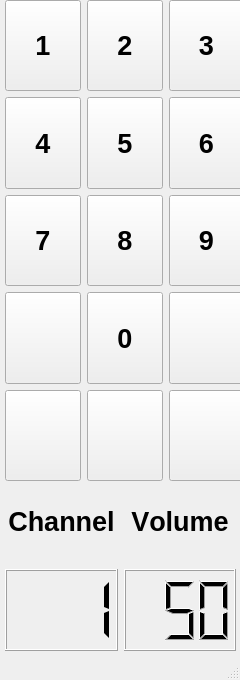
<?xml version="1.0" encoding="UTF-8"?>
<ui version="4.0">
 <class>MainWindow</class>
 <widget class="QMainWindow" name="MainWindow">
  <property name="geometry">
   <rect>
    <x>0</x>
    <y>0</y>
    <width>240</width>
    <height>680</height>
   </rect>
  </property>
  <property name="sizePolicy">
   <sizepolicy hsizetype="Fixed" vsizetype="Fixed">
    <horstretch>240</horstretch>
    <verstretch>68</verstretch>
   </sizepolicy>
  </property>
  <property name="minimumSize">
   <size>
    <width>240</width>
    <height>680</height>
   </size>
  </property>
  <property name="maximumSize">
   <size>
    <width>240</width>
    <height>680</height>
   </size>
  </property>
  <property name="font">
   <font>
    <kerning>false</kerning>
   </font>
  </property>
  <property name="windowTitle">
   <string>Remote Control</string>
  </property>
  <property name="windowIcon">
   <iconset>
    <normaloff>png/speakers.png</normaloff>png/speakers.png</iconset>
  </property>
  <property name="toolButtonStyle">
   <enum>Qt::ToolButtonTextBesideIcon</enum>
  </property>
  <widget class="QWidget" name="centralwidget">
   <property name="font">
    <font>
     <pointsize>20</pointsize>
     <weight>75</weight>
     <bold>true</bold>
     <kerning>false</kerning>
    </font>
   </property>
   <widget class="QWidget" name="gridLayoutWidget">
    <property name="geometry">
     <rect>
      <x>5</x>
      <y>480</y>
      <width>231</width>
      <height>171</height>
     </rect>
    </property>
    <layout class="QGridLayout" name="gridLayoutLCD">
     <item row="1" column="1">
      <widget class="QLCDNumber" name="lcdVol">
       <property name="sizePolicy">
        <sizepolicy hsizetype="Minimum" vsizetype="Expanding">
         <horstretch>0</horstretch>
         <verstretch>0</verstretch>
        </sizepolicy>
       </property>
       <property name="digitCount">
        <number>3</number>
       </property>
       <property name="intValue" stdset="0">
        <number>50</number>
       </property>
      </widget>
     </item>
     <item row="0" column="1">
      <widget class="QLabel" name="labelVolume">
       <property name="sizePolicy">
        <sizepolicy hsizetype="Preferred" vsizetype="Expanding">
         <horstretch>0</horstretch>
         <verstretch>0</verstretch>
        </sizepolicy>
       </property>
       <property name="text">
        <string>Volume</string>
       </property>
       <property name="alignment">
        <set>Qt::AlignCenter</set>
       </property>
      </widget>
     </item>
     <item row="1" column="0">
      <widget class="QLCDNumber" name="lcdChannel">
       <property name="sizePolicy">
        <sizepolicy hsizetype="Minimum" vsizetype="Expanding">
         <horstretch>0</horstretch>
         <verstretch>0</verstretch>
        </sizepolicy>
       </property>
       <property name="smallDecimalPoint">
        <bool>false</bool>
       </property>
       <property name="digitCount">
        <number>3</number>
       </property>
       <property name="segmentStyle">
        <enum>QLCDNumber::Flat</enum>
       </property>
       <property name="intValue" stdset="0">
        <number>1</number>
       </property>
      </widget>
     </item>
     <item row="0" column="0">
      <widget class="QLabel" name="Channel">
       <property name="sizePolicy">
        <sizepolicy hsizetype="Preferred" vsizetype="Expanding">
         <horstretch>0</horstretch>
         <verstretch>0</verstretch>
        </sizepolicy>
       </property>
       <property name="text">
        <string>Channel</string>
       </property>
       <property name="alignment">
        <set>Qt::AlignCenter</set>
       </property>
      </widget>
     </item>
    </layout>
   </widget>
   <widget class="QWidget" name="gridLayoutWidget_2">
    <property name="geometry">
     <rect>
      <x>5</x>
      <y>0</y>
      <width>239</width>
      <height>481</height>
     </rect>
    </property>
    <layout class="QGridLayout" name="gridLayout0_9">
     <item row="10" column="1">
      <widget class="QPushButton" name="button8">
       <property name="sizePolicy">
        <sizepolicy hsizetype="Minimum" vsizetype="Expanding">
         <horstretch>0</horstretch>
         <verstretch>0</verstretch>
        </sizepolicy>
       </property>
       <property name="text">
        <string>8</string>
       </property>
      </widget>
     </item>
     <item row="10" column="2">
      <widget class="QPushButton" name="button9">
       <property name="sizePolicy">
        <sizepolicy hsizetype="Minimum" vsizetype="Expanding">
         <horstretch>0</horstretch>
         <verstretch>0</verstretch>
        </sizepolicy>
       </property>
       <property name="text">
        <string>9</string>
       </property>
      </widget>
     </item>
     <item row="11" column="1">
      <widget class="QPushButton" name="button0">
       <property name="sizePolicy">
        <sizepolicy hsizetype="Minimum" vsizetype="Expanding">
         <horstretch>0</horstretch>
         <verstretch>0</verstretch>
        </sizepolicy>
       </property>
       <property name="text">
        <string>0</string>
       </property>
       <property name="iconSize">
        <size>
         <width>60</width>
         <height>60</height>
        </size>
       </property>
       <property name="default">
        <bool>false</bool>
       </property>
       <property name="flat">
        <bool>false</bool>
       </property>
      </widget>
     </item>
     <item row="0" column="1">
      <widget class="QPushButton" name="button2">
       <property name="sizePolicy">
        <sizepolicy hsizetype="Minimum" vsizetype="Expanding">
         <horstretch>0</horstretch>
         <verstretch>0</verstretch>
        </sizepolicy>
       </property>
       <property name="text">
        <string>2</string>
       </property>
      </widget>
     </item>
     <item row="10" column="0">
      <widget class="QPushButton" name="button7">
       <property name="sizePolicy">
        <sizepolicy hsizetype="Minimum" vsizetype="Expanding">
         <horstretch>0</horstretch>
         <verstretch>0</verstretch>
        </sizepolicy>
       </property>
       <property name="text">
        <string>7</string>
       </property>
      </widget>
     </item>
     <item row="0" column="0">
      <widget class="QPushButton" name="button1">
       <property name="sizePolicy">
        <sizepolicy hsizetype="Expanding" vsizetype="Minimum">
         <horstretch>0</horstretch>
         <verstretch>0</verstretch>
        </sizepolicy>
       </property>
       <property name="text">
        <string>1</string>
       </property>
      </widget>
     </item>
     <item row="0" column="2">
      <widget class="QPushButton" name="button3">
       <property name="sizePolicy">
        <sizepolicy hsizetype="Minimum" vsizetype="Expanding">
         <horstretch>0</horstretch>
         <verstretch>0</verstretch>
        </sizepolicy>
       </property>
       <property name="text">
        <string>3</string>
       </property>
      </widget>
     </item>
     <item row="3" column="2">
      <widget class="QPushButton" name="button6">
       <property name="sizePolicy">
        <sizepolicy hsizetype="Minimum" vsizetype="Expanding">
         <horstretch>0</horstretch>
         <verstretch>0</verstretch>
        </sizepolicy>
       </property>
       <property name="text">
        <string>6</string>
       </property>
      </widget>
     </item>
     <item row="3" column="1">
      <widget class="QPushButton" name="button5">
       <property name="sizePolicy">
        <sizepolicy hsizetype="Minimum" vsizetype="Expanding">
         <horstretch>0</horstretch>
         <verstretch>0</verstretch>
        </sizepolicy>
       </property>
       <property name="text">
        <string>5</string>
       </property>
      </widget>
     </item>
     <item row="3" column="0">
      <widget class="QPushButton" name="button4">
       <property name="sizePolicy">
        <sizepolicy hsizetype="Minimum" vsizetype="Expanding">
         <horstretch>0</horstretch>
         <verstretch>0</verstretch>
        </sizepolicy>
       </property>
       <property name="text">
        <string>4</string>
       </property>
      </widget>
     </item>
     <item row="11" column="0">
      <widget class="QPushButton" name="buttonChannelUp">
       <property name="sizePolicy">
        <sizepolicy hsizetype="Minimum" vsizetype="Expanding">
         <horstretch>0</horstretch>
         <verstretch>0</verstretch>
        </sizepolicy>
       </property>
       <property name="text">
        <string/>
       </property>
       <property name="icon">
        <iconset resource="Icon.qrc">
         <normaloff>:/png/pointing-up.png</normaloff>:/png/pointing-up.png</iconset>
       </property>
       <property name="iconSize">
        <size>
         <width>50</width>
         <height>50</height>
        </size>
       </property>
      </widget>
     </item>
     <item row="12" column="0">
      <widget class="QPushButton" name="buttonChannelDown">
       <property name="sizePolicy">
        <sizepolicy hsizetype="Minimum" vsizetype="Expanding">
         <horstretch>0</horstretch>
         <verstretch>0</verstretch>
        </sizepolicy>
       </property>
       <property name="text">
        <string/>
       </property>
       <property name="icon">
        <iconset resource="Icon.qrc">
         <normaloff>:/png/pointing-down.png</normaloff>:/png/pointing-down.png</iconset>
       </property>
       <property name="iconSize">
        <size>
         <width>50</width>
         <height>50</height>
        </size>
       </property>
      </widget>
     </item>
     <item row="12" column="1">
      <widget class="QPushButton" name="buttonVolOff">
       <property name="sizePolicy">
        <sizepolicy hsizetype="Expanding" vsizetype="Expanding">
         <horstretch>0</horstretch>
         <verstretch>0</verstretch>
        </sizepolicy>
       </property>
       <property name="text">
        <string/>
       </property>
       <property name="icon">
        <iconset resource="Icon.qrc">
         <normaloff>:/png/volume-up.png</normaloff>
         <normalon>:/png/volume-down.png</normalon>:/png/volume-up.png</iconset>
       </property>
       <property name="iconSize">
        <size>
         <width>50</width>
         <height>50</height>
        </size>
       </property>
       <property name="checkable">
        <bool>true</bool>
       </property>
      </widget>
     </item>
     <item row="11" column="2">
      <widget class="QPushButton" name="buttonVolAdd">
       <property name="sizePolicy">
        <sizepolicy hsizetype="Minimum" vsizetype="Expanding">
         <horstretch>0</horstretch>
         <verstretch>0</verstretch>
        </sizepolicy>
       </property>
       <property name="text">
        <string/>
       </property>
       <property name="icon">
        <iconset resource="Icon.qrc">
         <normaloff>:/png/icon-add.png</normaloff>:/png/icon-add.png</iconset>
       </property>
       <property name="iconSize">
        <size>
         <width>50</width>
         <height>50</height>
        </size>
       </property>
      </widget>
     </item>
     <item row="12" column="2">
      <widget class="QPushButton" name="buttonVolMinus">
       <property name="sizePolicy">
        <sizepolicy hsizetype="Minimum" vsizetype="Expanding">
         <horstretch>0</horstretch>
         <verstretch>0</verstretch>
        </sizepolicy>
       </property>
       <property name="text">
        <string/>
       </property>
       <property name="icon">
        <iconset resource="Icon.qrc">
         <normaloff>:/png/icon-minus6.png</normaloff>:/png/icon-minus6.png</iconset>
       </property>
       <property name="iconSize">
        <size>
         <width>50</width>
         <height>50</height>
        </size>
       </property>
      </widget>
     </item>
    </layout>
   </widget>
  </widget>
  <widget class="QMenuBar" name="menubar">
   <property name="geometry">
    <rect>
     <x>0</x>
     <y>0</y>
     <width>240</width>
     <height>21</height>
    </rect>
   </property>
  </widget>
  <widget class="QStatusBar" name="statusbar"/>
 </widget>
 <resources>
  <include location="Icon.qrc"/>
 </resources>
 <connections>
  <connection>
   <sender>buttonVolMinus</sender>
   <signal>clicked()</signal>
   <receiver>MainWindow</receiver>
   <slot>volMinus()</slot>
   <hints>
    <hint type="sourcelabel">
     <x>224</x>
     <y>473</y>
    </hint>
    <hint type="destinationlabel">
     <x>249</x>
     <y>430</y>
    </hint>
   </hints>
  </connection>
  <connection>
   <sender>buttonVolAdd</sender>
   <signal>clicked()</signal>
   <receiver>MainWindow</receiver>
   <slot>volAdd()</slot>
   <hints>
    <hint type="sourcelabel">
     <x>229</x>
     <y>390</y>
    </hint>
    <hint type="destinationlabel">
     <x>245</x>
     <y>371</y>
    </hint>
   </hints>
  </connection>
  <connection>
   <sender>buttonVolOff</sender>
   <signal>clicked()</signal>
   <receiver>MainWindow</receiver>
   <slot>volOff()</slot>
   <hints>
    <hint type="sourcelabel">
     <x>122</x>
     <y>489</y>
    </hint>
    <hint type="destinationlabel">
     <x>264</x>
     <y>505</y>
    </hint>
   </hints>
  </connection>
  <connection>
   <sender>buttonChannelDown</sender>
   <signal>clicked()</signal>
   <receiver>MainWindow</receiver>
   <slot>channelMinus()</slot>
   <hints>
    <hint type="sourcelabel">
     <x>58</x>
     <y>474</y>
    </hint>
    <hint type="destinationlabel">
     <x>1</x>
     <y>484</y>
    </hint>
   </hints>
  </connection>
  <connection>
   <sender>buttonChannelUp</sender>
   <signal>clicked()</signal>
   <receiver>MainWindow</receiver>
   <slot>channelAdd()</slot>
   <hints>
    <hint type="sourcelabel">
     <x>50</x>
     <y>384</y>
    </hint>
    <hint type="destinationlabel">
     <x>-1</x>
     <y>392</y>
    </hint>
   </hints>
  </connection>
  <connection>
   <sender>button1</sender>
   <signal>pressed()</signal>
   <receiver>MainWindow</receiver>
   <slot>button1start()</slot>
   <hints>
    <hint type="sourcelabel">
     <x>47</x>
     <y>68</y>
    </hint>
    <hint type="destinationlabel">
     <x>2</x>
     <y>69</y>
    </hint>
   </hints>
  </connection>
 </connections>
 <designerdata>
  <property name="gridDeltaX">
   <number>5</number>
  </property>
  <property name="gridDeltaY">
   <number>5</number>
  </property>
  <property name="gridSnapX">
   <bool>true</bool>
  </property>
  <property name="gridSnapY">
   <bool>true</bool>
  </property>
  <property name="gridVisible">
   <bool>true</bool>
  </property>
 </designerdata>
 <slots>
  <slot>volAdd()</slot>
  <slot>volMinus()</slot>
  <slot>volOff()</slot>
  <slot>channelAdd()</slot>
  <slot>channelMinus()</slot>
  <slot>button1start()</slot>
  <slot>button1stop()</slot>
 </slots>
</ui>
